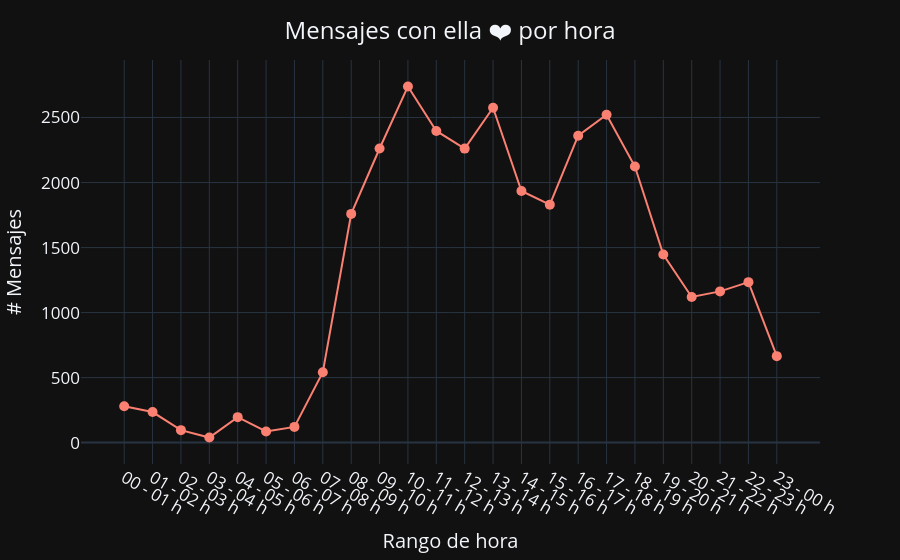

This figure's notebook cell:
### Markdown cell above
Número de mensajes por rango de hora

### Code cell
# Crear una columna de 1 para realizar el conteo de mensajes
df['# Mensajes por hora'] = 1

# Sumar (contar) los mensajes que tengan la misma fecha
mensajes_hora = df.groupby('rangoHora').count().reset_index()

# Plotear la cantidad de mensajes respecto del tiempo
fig = px.line(mensajes_hora, x='rangoHora', y='# Mensajes por hora', color_discrete_sequence=['salmon'], template='plotly_dark')

# Ajustar el gráfico
fig.update_layout(
    title={'text': 'Mensajes con ella ❤️ por hora', 'y':0.96, 'x':0.5, 'xanchor': 'center'},
    font=dict(size=17))
fig.update_traces(mode='markers+lines', marker=dict(size=10))
fig.update_xaxes(title_text='Rango de hora', tickangle=30)
fig.update_yaxes(title_text='# Mensajes')
fig.show()

### Figure 1 — Plotly figure (JSON) as saved in the notebook; plotly's stock layout.template omitted (floating-point values rounded to 4 significant figures)
{"data": [{"hovertemplate": "rangoHora=%{x}<br># Mensajes por hora=%{y}<extra></extra>", "legendgroup": "", "line": {"color": "salmon", "dash": "solid"}, "marker": {"size": 10, "symbol": "circle"}, "mode": "markers+lines", "name": "", "orientation": "v", "showlegend": false, "type": "scatter", "x": ["00 - 01 h", "01 - 02 h", "02 - 03 h", "03 - 04 h", "04 - 05 h", "05 - 06 h", "06 - 07 h", "07 - 08 h", "08 - 09 h", "09 - 10 h", "10 - 11 h", "11 - 12 h", "12 - 13 h", "13 - 14 h", "14 - 15 h", "15 - 16 h", "16 - 17 h", "17 - 18 h", "18 - 19 h", "19 - 20 h", "20 - 21 h", "21 - 22 h", "22 - 23 h", "23 - 00 h"], "xaxis": "x", "y": [280, 235, 96, 39, 196, 86, 121, 541, 1759, 2262, 2739, 2397, 2261, 2575, 1935, 1830, 2360, 2522, 2123, 1447, 1120, 1163, 1234, 665], "yaxis": "y"}], "layout": {"font": {"size": 17}, "legend": {"tracegroupgap": 0}, "margin": {"t": 60}, "title": {"text": "Mensajes con ella ❤️ por hora", "x": 0.5, "xanchor": "center", "y": 0.96}, "xaxis": {"anchor": "y", "domain": [0, 1], "tickangle": 30, "title": {"text": "Rango de hora"}}, "yaxis": {"anchor": "x", "domain": [0, 1], "title": {"text": "# Mensajes"}}}}
